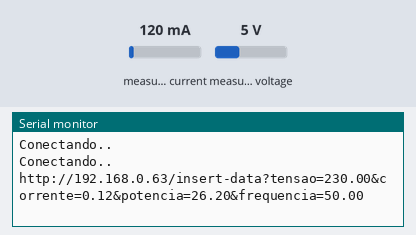
Bench run of a sketch on a simulated ESP8266 (NodeMCU). Parts: the last lines printed to the serial monitor. The test bench sets the inputs (shaded band); at power-on: measured current 120 mA, measured voltage 5 V. WiFi joins after 1.5 s; servers stay silent unless stated; uploads are accepted with an empty reply.

Above: at 3.2 s.
3.3 s: measured current set to 40 mA
At 4.1 s:
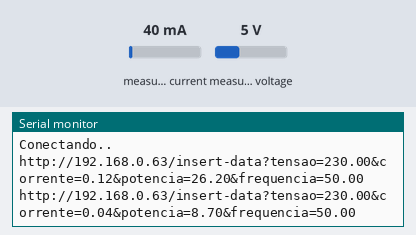
4.8 s: measured voltage set to 0.3 V
At 4.8 s:
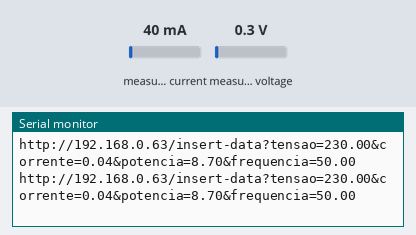
6.3 s: measured current set to 500 mA
At 8.1 s:
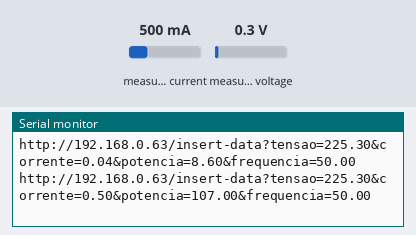
Timing chart, 0 to 9.6 s (numbered marks = the images above; inputs shaded):
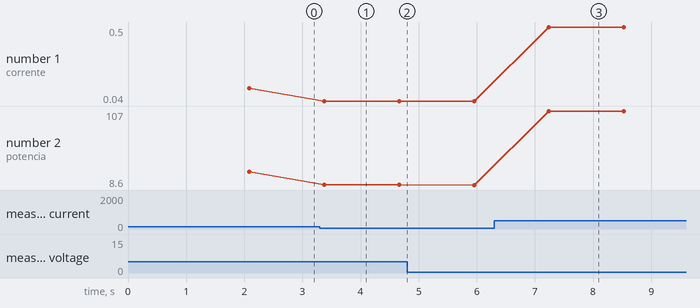

The sketch:

request-data.ino
```cpp
#include <PZEM004Tv30.h>
#include <ESP8266WiFi.h>
#include <ESP8266HTTPClient.h>

PZEM004Tv30 pzem(14, 12);

const char* ssid = "NunesWiFi_2G";
const char* password = "Jugger1971@";

void setup() {
  Serial.begin(115200);
  WiFi.begin(ssid, password);

  while (WiFi.status() != WL_CONNECTED) {
    delay(1000);
    Serial.println("Conectando..");
  }
}

void loop() {

    if( !isnan(pzem.voltage()) && !isnan(pzem.current()) && !isnan(pzem.energy()) && !isnan(pzem.frequency())){
      float voltage = pzem.voltage();
      float current = pzem.current();
      float power = pzem.power();
      float frequency = pzem.frequency();

      String url = "http://192.168.0.63/insert-data?tensao="+String(voltage)+"&corrente="+String(current)+"&potencia="+String(power)+"&frequencia="+String(frequency)+"";
      Serial.println(url);

      if (WiFi.status() == WL_CONNECTED) {

        HTTPClient http;

        http.begin(url);
        int httpCode = http.GET();                                                                  //Send the request

        if (httpCode > 0) {

          String payload = http.getString();
          Serial.println(payload);

        }
        http.end();
      }
      else{
        Serial.println("Sem conexão.");
      }
    }
    else{
      Serial.println("Sem dados para leitura.");
    }
    delay(1000);
}
```

Measured:
- after the input at 3.3 s, the serial monitor: prints a new line after 0.08 s (image 1)
- after the input at 6.3 s, the serial monitor: prints a new line after 0.94 s (image 3)
- plotted number 1: 0.12 → 0.04 after the input at 3.3 s, 0.04 → 0.5 after the input at 6.3 s
- plotted number 2: 26.2 → 8.7 after the input at 3.3 s, 8.7 → 8.6 after the input at 4.8 s, 8.6 → 107 after the input at 6.3 s
